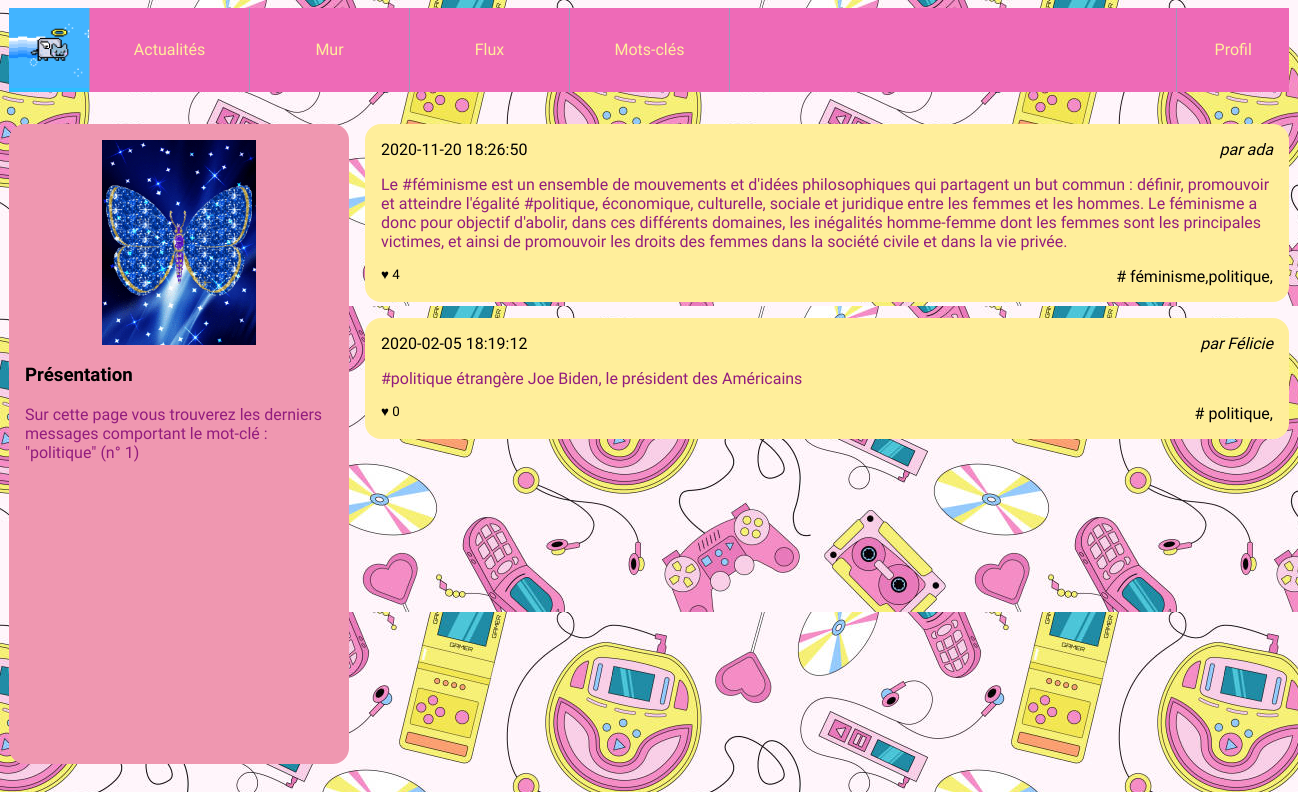
Screenshot of /tags.php?tag_id=1 with the database file from the repository.
### tables this page shows
CREATE TABLE `tags` (
  `id` int(10) UNSIGNED NOT NULL,
  `label` varchar(255) NOT NULL
);

CREATE TABLE `users` (
  `id` int(10) UNSIGNED NOT NULL,
  `email` varchar(255) NOT NULL,
  `password` varchar(255) NOT NULL,
  `alias` varchar(255) NOT NULL
);

### articlePost.php (the view, shortened to what this page needs)
<article>
    <h3>
        <time><?php echo $post['created'] ?></time>
    </h3>
        <a class="nameLink" href="wall.php?user_id=<?php echo $post['author_id'] ?>">
        <address><?php echo "par ".$post['author_name'] ?></address>
        </a>
        <div>
        <p><?php echo $post['content'] ?></p>
    </div>
    <footer>
        <small>♥ <?php echo $post['like_number'] ?> </small>
        <a class="nameLink" href=""><?php echo " # ".$post['taglist'] ?></a>,
    </footer>
</article>

### tags.php (shortened to what this page needs)
<!doctype html>
<html lang="fr">
    <head>
        <link rel="stylesheet" href="style.css"/>
    </head>
    <body class="protest-riot-regular">
        <header>
            <?php include 'nav.php' ?>
        </header>
        <div id="wrapper">
            <?php
            $tagId = intval($_GET['tag_id']);
            ?>
            <?php include 'connectionSql.php'?>
            <aside class="bg">
                <?php
                $laQuestionEnSql = "SELECT * FROM tags WHERE id= '$tagId' ";
                $lesInformations = $mysqli->query($laQuestionEnSql);
                $tag = $lesInformations->fetch_assoc();
                ?>
                <img src="papillon.gif" alt="Portrait de l'utilisatrice"/>
                <section>
                    <h3>Présentation</h3>
                    <p>Sur cette page vous trouverez les derniers messages comportant
                        le mot-clé : "<?php echo $tag['label'] ?>"
                        (n° <?php echo $tagId ?>)
                    </p>
                </section>
            </aside>
            <main>
                <?php
                $laQuestionEnSql = "
                    SELECT posts.content,
                    posts.created,
                    users.alias as author_name,
                    users.id as author_id,
                    count(likes2.id) as like_number,
                    GROUP_CONCAT(DISTINCT tags.label) AS taglist
                    FROM posts_tags as filter
                    JOIN posts ON posts.id=filter.post_id
                    JOIN users ON users.id=posts.user_id
                    LEFT JOIN posts_tags ON posts.id = posts_tags.post_id
                    LEFT JOIN tags       ON posts_tags.tag_id  = tags.id
                    LEFT JOIN likes2      ON likes2.post_id  = posts.id
                    WHERE filter.tag_id = '$tagId'
                    GROUP BY posts.id
                    ORDER BY posts.created DESC
                    ";
                $lesInformations = $mysqli->query($laQuestionEnSql);
                while ($post = $lesInformations->fetch_assoc())
                {
                    ?>
                <?php include 'articlePost.php'?>
                <?php } ?>
            </main>
        </div>
    </body>
</html>

### style.css (style rules this page uses)
body { background-image: url(./images/bground.jpg); font-family: Arial; }
.protest-riot-regular { font-family: "Protest Riot", sans-serif; font-weight: 400; font-style: normal; }
a { text-decoration: none; color:#ffee9b; }
p { color: rgb(146, 28, 126); }
.nameLink { color: black; }
body>header { background-color: rgb(238, 106, 183); display:flex; width:80em; margin:0 auto 2em auto; padding:0; }
#wrapper { display:flex; width:80em; margin:0 auto 2em auto; }
#wrapper aside { background-color: #fff; flex:1; padding:1em; border-radius: 1em; }
#wrapper aside img { display: block; width:50%; margin:auto; }
#wrapper main { flex:3; padding-left:1em; height: 80vh; overflow-y: scroll; }
#wrapper main article { background-color: #FFEE9B; padding:1em; margin-bottom: 1em ; border-radius: 1em; }
#wrapper main article h3 { margin:0; padding:0; font-weight: normal; font-size:1em; }
#wrapper main article time { float:left; }
#wrapper main article address { text-align: right; margin-bottom: 1em; }
#wrapper main article p { margin:0; }
#wrapper main article footer { margin-top: 1em; text-align: right; }
#wrapper main article footer small { float:left; }
.bg { background-image: url(./images/rose.jpg); background-color: rgb(238, 106, 183); }

### rows the page displays
tags: label "politique"
users: created "2020-11-20 18:26:50", alias "ada", content "Le #féminisme est un ensemble de mouvements et d'idées philosophiques qui partagent un but commun : définir, promouvoir et atteindre l'égalité #politique, économique, culturelle, sociale et juridique entre les femmes et les hommes. Le féminisme a donc pour objectif d'abolir, dans ces différents domaines, les inégalités homme-femme dont les femmes sont les principales victimes, et ainsi de promouvoir les droits des femmes dans la société civile et dans la vie privée.", like_number "4", taglist "féminisme,politique"
users: created "2020-02-05 18:19:12", alias "Félicie", content "#politique étrangère Joe Biden, le président des Américains", like_number "0", taglist "politique"

### other values shown
$tagId "1"
